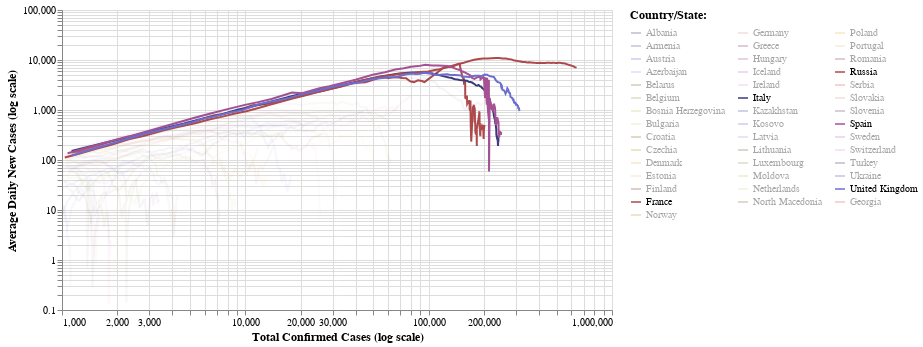

The code cell stored with this chart in its notebook:
### Markdown cell above
## Europe

### Code cell
#hide_input
make_chart(df_europe)

### Figure 1 — Vega-Lite specification as saved in the notebook (floating-point values rounded to 4 significant figures; data arrays with more than 128 entries replaced by an {"elided": "..."} marker saying what was removed)
{"config": {"view": {"continuousWidth": 400, "continuousHeight": 300}, "axis": {"labelFontSize": 10, "titleFontSize": 12}, "legend": {"labelFontSize": 10, "titleFontSize": 12}}, "data": {"name": "data-cc9a17aae540271c68cc4a0f0dc27b2e"}, "mark": "line", "encoding": {"color": {"type": "nominal", "field": "country", "legend": {"columns": 3, "symbolLimit": 43, "title": "Country/State:"}, "scale": {"scheme": "category20b"}}, "opacity": {"condition": {"value": 1, "selection": "selector005"}, "value": 0.05}, "tooltip": [{"type": "nominal", "field": "country"}, {"type": "temporal", "field": "date"}, {"type": "quantitative", "field": "confirmed"}, {"type": "quantitative", "field": "daily_new_abs"}, {"type": "quantitative", "field": "daily_new_avg"}], "x": {"type": "quantitative", "field": "confirmed", "scale": {"type": "log"}, "title": "Total Confirmed Cases (log scale)"}, "y": {"type": "quantitative", "field": "daily_new_avg", "scale": {"type": "log"}, "title": "Average Daily New Cases (log scale)"}}, "selection": {"selector005": {"type": "multi", "bind": "legend", "fields": ["country"], "init": [{"country": "Russia"}, {"country": "United Kingdom"}, {"country": "Spain"}, {"country": "Italy"}, {"country": "France"}]}}, "width": 550, "$schema": "https://vega.github.io/schema/vega-lite/v4.8.1.json", "datasets": {"data-cc9a17aae540271c68cc4a0f0dc27b2e": {"elided": "3901 records"}}}
